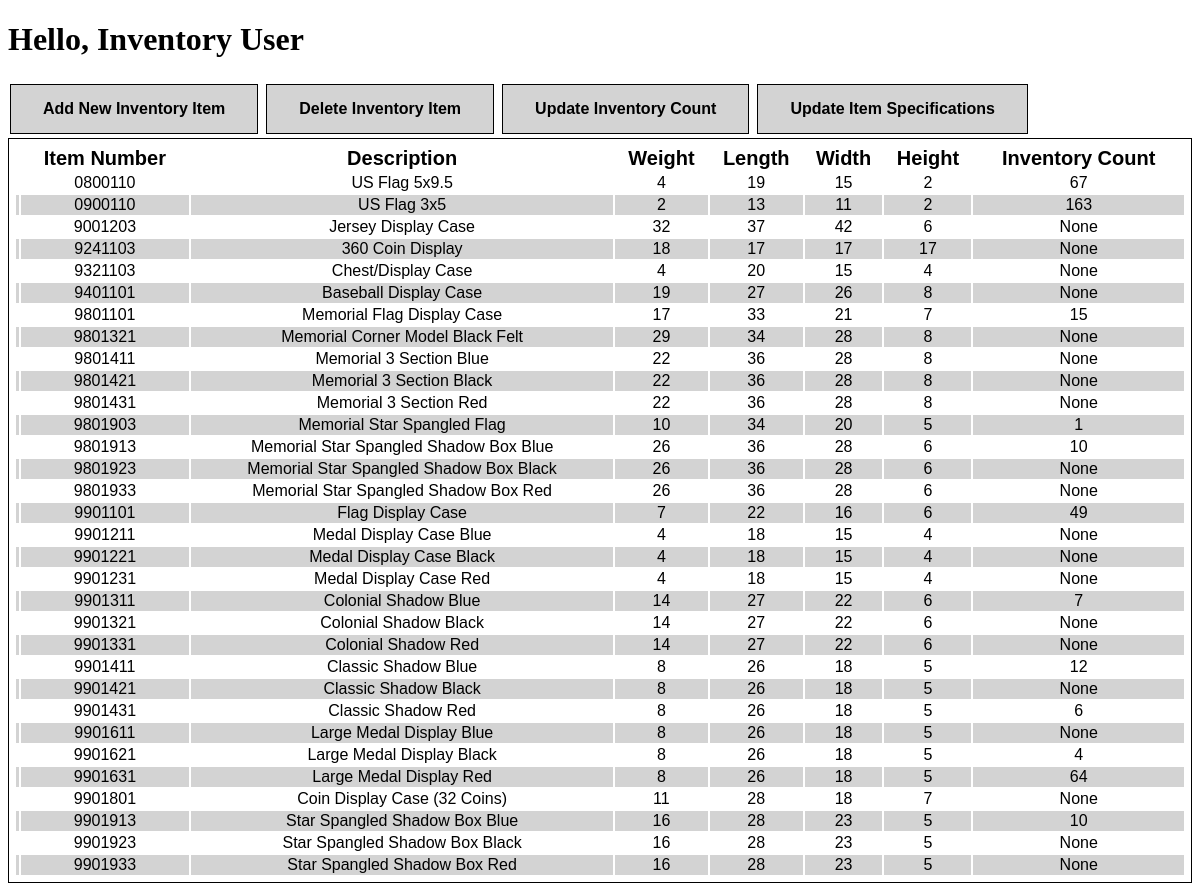
/, run on an earlier commit of the app's database.
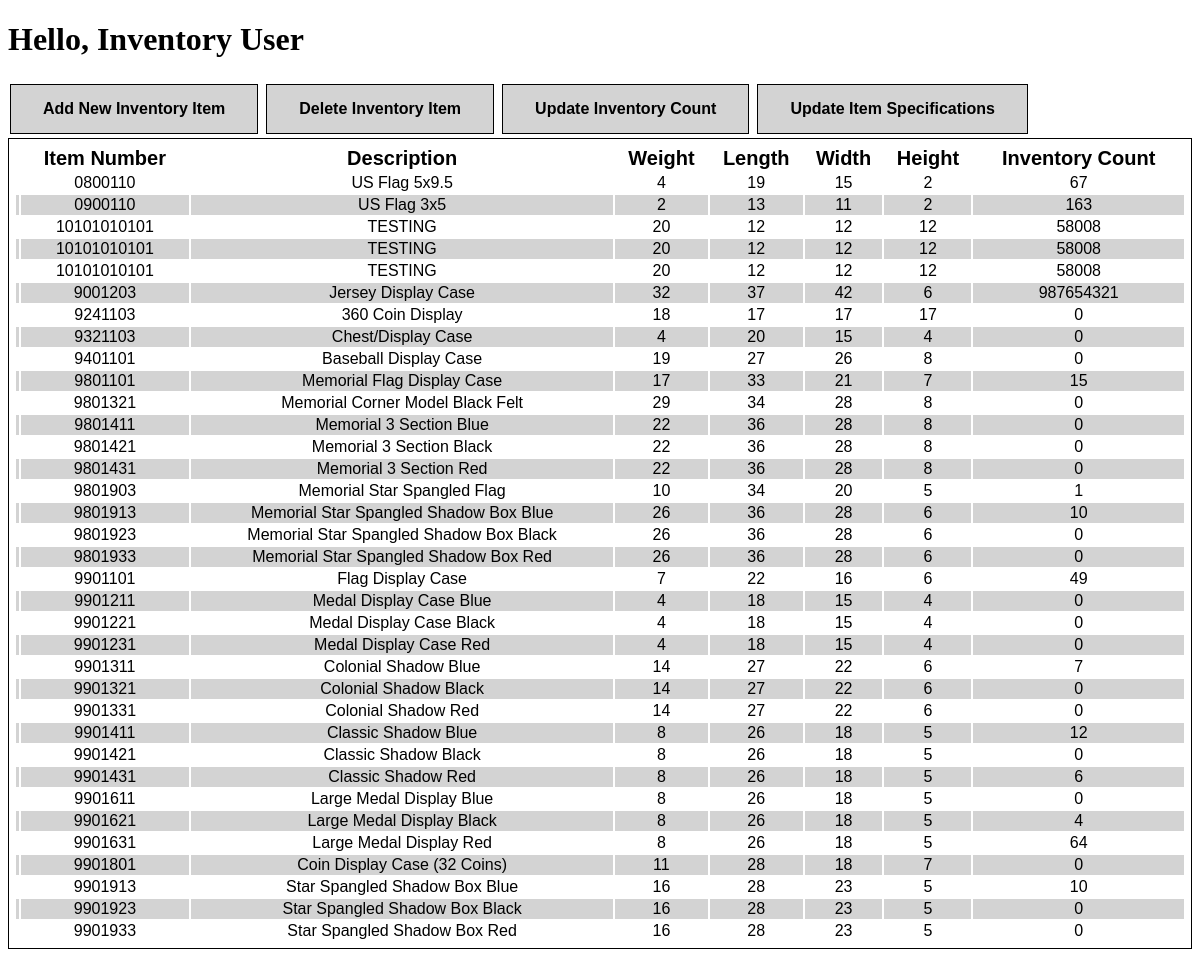
And on a later commit of the database.
### tables this page shows
CREATE TABLE "Web_Inventory" (
	"ItemNum"	TEXT,
	"Description"	TEXT,
	"Weight"	INTEGER,
	"PkgL"	INTEGER,
	"PkgW"	INTEGER,
	"PkgH"	INTEGER,
	"InventoryCount"	INTEGER
);

### Inventory.py (the view)
@app.route("/", methods=['POST', 'GET'])
def main():
    with sqlite3.connect('Inventory.db') as con:
        cur = con.cursor()
        cur.execute('Select * FROM WEB_INVENTORY ORDER BY ItemNum')
        data = cur.fetchall()
        return render_template('index.html', data=data)

### templates/index.html (shortened to what this page needs)
<!DOCTYPE html>
<html lang="en">
<head>
</head>
{% block body %}
<div>
    <h1>Hello, Inventory User</h1>
    <a class="button" type="button" href="{{ url_for('add_inventory') }}">Add New Inventory Item</a>
    <a class="button" type="button" href="{{ url_for('delete_inventory') }}">Delete Inventory Item</a>
    <a class="button" type="button" href="{{ url_for('update_inventory') }}">Update Inventory Count</a>
    <a class="button" type="button" href="{{ url_for('update_specifications') }}">Update Item Specifications</a>
    <table id="inventory_table">
        <thead>
            <tr>
                <th></th>
                <th>Item Number</th>
                <th>Description</th>
                <th>Weight</th>
                <th>Length</th>
                <th>Width</th>
                <th>Height</th>
                <th>Inventory Count</th>
            </tr>
        </thead>
        <tbody>
        {% for item in data %}
        <tr>
            <td> {{ index }}</td>
            <td> {{ item[0] }}</td>
            <td> {{ item[1] }}</td>
            <td> {{ item[2] }}</td>
            <td> {{ item[3] }}</td>
            <td> {{ item[4] }}</td>
            <td> {{ item[5] }}</td>
            <td> {{ item[6] }}</td>
        </tr>
        {% endfor %}
        </tbody>
    </table>
</div>
{% endblock %}
</html>

### templates/index.html (style rules this page uses)
#inventory_table { border: 1px solid black; padding: 5px; width: 100%; }
th { font-size:20px; font-family: Arial, Verdana; }
tr:nth-child(even) { background-color: lightgrey; }
tr { text-align: center; font-family: Arial, Verdana; }
.button { border: solid black 1px; color: black; background-color: lightgrey; padding: 15px 32px; text-align: center; text-decoration: none; display: inline-block; font-family: Arial, Verdana; font-size: 16px; font-weight: bold; margin: 4px 2px; cursor: pointer; }

What changed in the data, as far as the page shows it:
added Web_Inventory: ItemNum "10101010101", Description "TESTING", Weight "20", PkgL "12", PkgW "12", PkgH "12", InventoryCount "58008"
added Web_Inventory: ItemNum "10101010101", Description "TESTING", Weight "20", PkgL "12", PkgW "12", PkgH "12", InventoryCount "58008"
added Web_Inventory: ItemNum "10101010101", Description "TESTING", Weight "20", PkgL "12", PkgW "12", PkgH "12", InventoryCount "58008"
changed Web_Inventory "Jersey Display Case": InventoryCount "None" → "987654321"
changed Web_Inventory "360 Coin Display": InventoryCount "None" → "0"
changed Web_Inventory "Chest/Display Case": InventoryCount "None" → "0"
changed Web_Inventory "Baseball Display Case": InventoryCount "None" → "0"
changed Web_Inventory "Memorial Corner Model Black Felt": InventoryCount "None" → "0"
changed Web_Inventory "Memorial 3 Section Blue": InventoryCount "None" → "0"
changed Web_Inventory "Memorial 3 Section Black": InventoryCount "None" → "0"
changed Web_Inventory "Memorial 3 Section Red": InventoryCount "None" → "0"
changed Web_Inventory "Memorial Star Spangled Shadow Box Black": InventoryCount "None" → "0"
changed Web_Inventory "Memorial Star Spangled Shadow Box Red": InventoryCount "None" → "0"
changed Web_Inventory "Medal Display Case Blue": InventoryCount "None" → "0"
changed Web_Inventory "Medal Display Case Black": InventoryCount "None" → "0"
changed Web_Inventory "Medal Display Case Red": InventoryCount "None" → "0"
changed Web_Inventory "Colonial Shadow Black": InventoryCount "None" → "0"
changed Web_Inventory "Colonial Shadow Red": InventoryCount "None" → "0"
changed Web_Inventory "Classic Shadow Black": InventoryCount "None" → "0"
changed Web_Inventory "Large Medal Display Blue": InventoryCount "None" → "0"
changed Web_Inventory "Coin Display Case (32 Coins)": InventoryCount "None" → "0"
changed Web_Inventory "Star Spangled Shadow Box Black": InventoryCount "None" → "0"
changed Web_Inventory "Star Spangled Shadow Box Red": InventoryCount "None" → "0"
